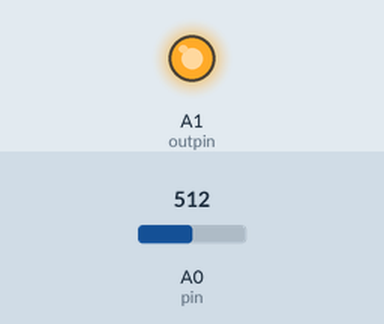
Simulated run of this sketch. Board: Arduino Uno, built with avr-gcc and run on an emulated ATmega328P. Shown: output pins drawn as LEDs (lit = HIGH). The inputs (shaded band) are chosen by the test bench; at power-on: A0 (pin) = 512. What the sketch prints to the serial monitor is not drawn.

Above: at 1.2 s.
1.3 s: A0 (pin) set to 139
2.8 s: A0 (pin) set to 118
At 3.2 s:
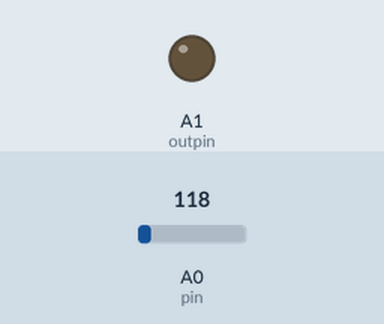
4.3 s: A0 (pin) set to 306
At 4.8 s:
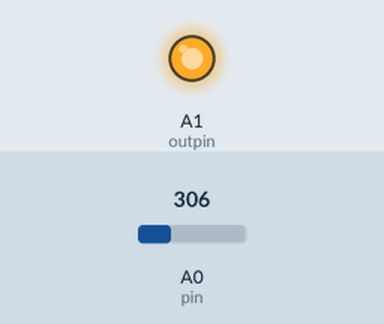
7.3 s: A0 (pin) set to 122
At 8.6 s:
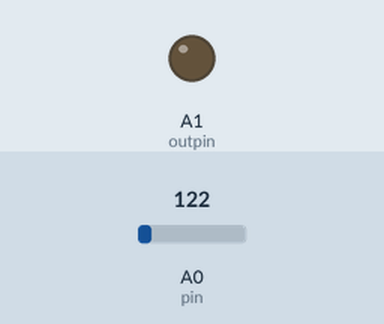
Timing chart, 0 to 9.8 s (numbered marks = the images above; inputs shaded):
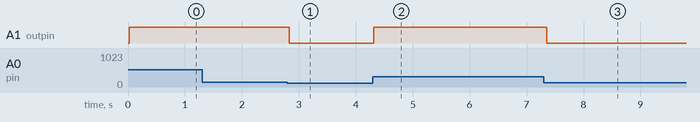

The sketch:

firFiltering.ino
```cpp
#include "MAFilter.h"
// #include "FIRFilter.h"

MAFilter barFilterMovingAverage;
MAFilter secondMA;
MAFilter thirdMA;

// FIRFilter lpfAcc;

const int pin = A0;
int val = 0;
const int outpin = A1;

void setup()
{
  MAFilter_Init(&barFilterMovingAverage);
  MAFilter_Init(&secondMA);
  MAFilter_Init(&thirdMA);

  // FIRFilter_Init(&lpfAcc);

  Serial.begin(115200);
}

void loop()
{
  // GET DATA
  int data = analogRead(pin);

  /* Filter data */
  MAFilter_Update(&barFilterMovingAverage, data);
  MAFilter_Update(&secondMA, barFilterMovingAverage.out);
  MAFilter_Update(&thirdMA, secondMA.out);

  /* Log raw and filtered data via Serial */
  Serial.print(data);
  Serial.print(",");
  Serial.print(barFilterMovingAverage.out);
  Serial.print(",");
  Serial.print(secondMA.out);
  Serial.print(",");
  Serial.println(thirdMA.out);

  val = thirdMA.out;

  analogWrite(outpin, val);
}
```

MAFilter.h
```cpp
/* Header Code + Definitions */

#ifndef MA_FILTER_H
#define MA_FILTER_H

#include <stdint.h>

#define MA_FILTER_LENGTH 10

typedef struct {
  float buf[MA_FILTER_LENGTH];
  uint8_t bufIndex;

  float out;
} MAFilter;

void MAFilter_Init(MAFilter *MA);
float MAFilter_Update(MAFilter *MA, float inp);

#endif
```

MAFilter.ino
```cpp
#include "MAFilter.h"

static float MA_IMPULSE_RESPONSE[MA_FILTER_LENGTH] = {0.1f, 0.1f, 0.1f, 0.1f, 0.1f, 0.1f, 0.1f, 0.1f, 0.1f, 0.1f};

void MAFilter_Init(MAFilter *MA) {

  /* Clear filter buffer */
  for (uint8_t n = 0; n < MA_FILTER_LENGTH; n++) {
    MA->buf[n] = 0.0f;
  }

  /* Reset buffer index */
  MA->bufIndex = 0;

  /* Clear filter output */
  MA->out = 0.0f;
}

float MAFilter_Update(MAFilter *MA, float inp) {

  /* Store latest sample in buffer */
  MA->buf[MA->bufIndex] = inp;

  /* Increment buffer index and wrap around if necessary */
  MA->bufIndex++;

  if (MA->bufIndex == MA_FILTER_LENGTH) {
    MA->bufIndex = 0;
  }

  /* Compute new output sampe (via convolution) */
  MA->out = 0.0f;

  uint8_t sumIndex = MA->bufIndex;

  for (uint8_t n = 0; n < MA_FILTER_LENGTH; n++) {

    /* Decrease index and wrap if necessary */
    if (sumIndex > 0) {
      sumIndex--;
    } else {
      sumIndex = MA_FILTER_LENGTH - 1;
    }

    /* Multiply impulse response with shifted input sample and add to output */
    MA->out += MA_IMPULSE_RESPONSE[n] * MA->buf[sumIndex];

  }

  /* Return Filtered Output */

  return MA->out;
}
```

Measured:
- the behaviour switches between 128 and 127 on A0 (pin) (found by bisection; images 0 and 1)
- after the input at 2.8 s, A1 (outpin): HIGH → LOW at once
- after the input at 4.3 s, A1 (outpin): LOW → HIGH at once
- after the input at 7.3 s, A1 (outpin): HIGH → LOW after 0.06 s
